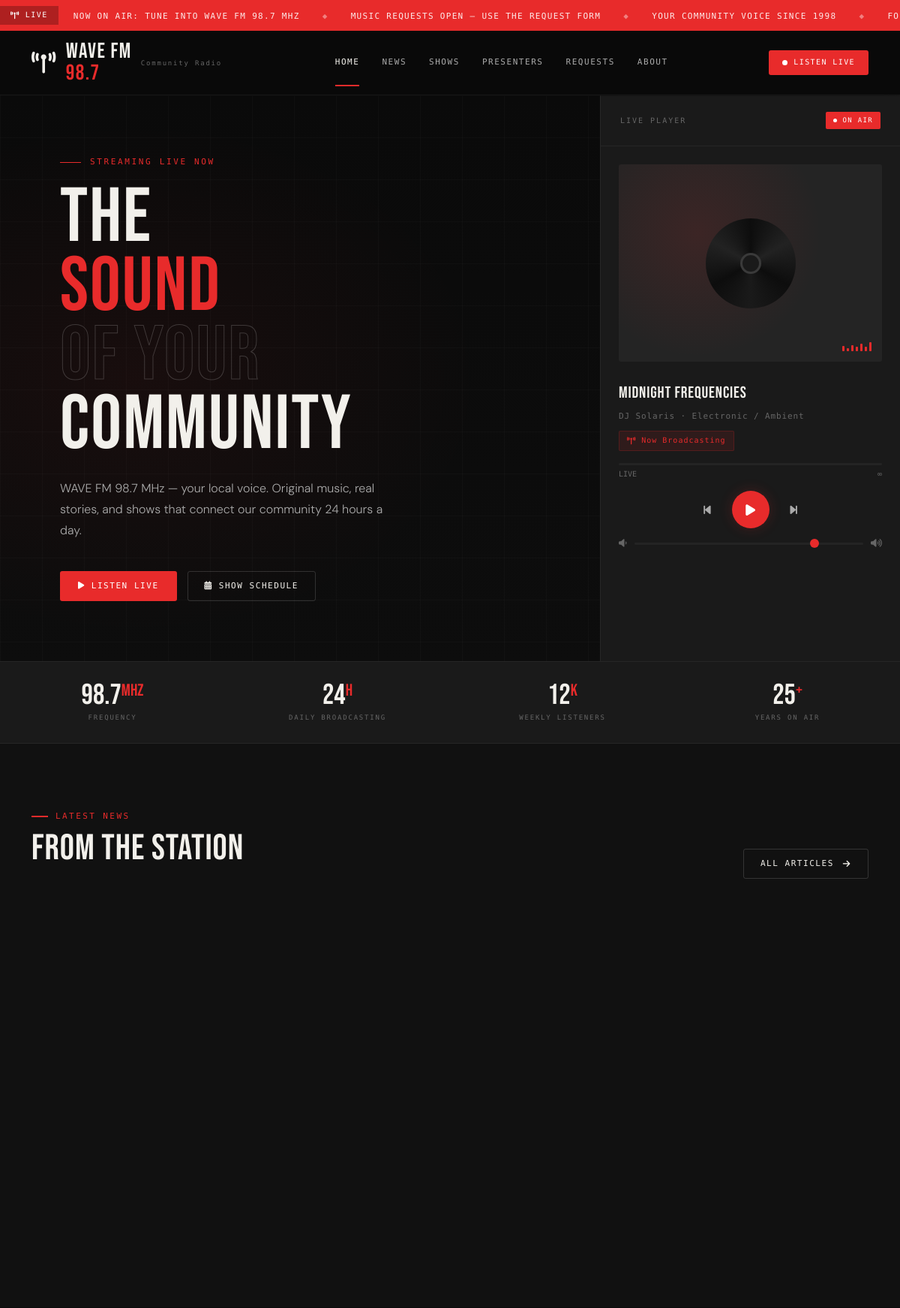
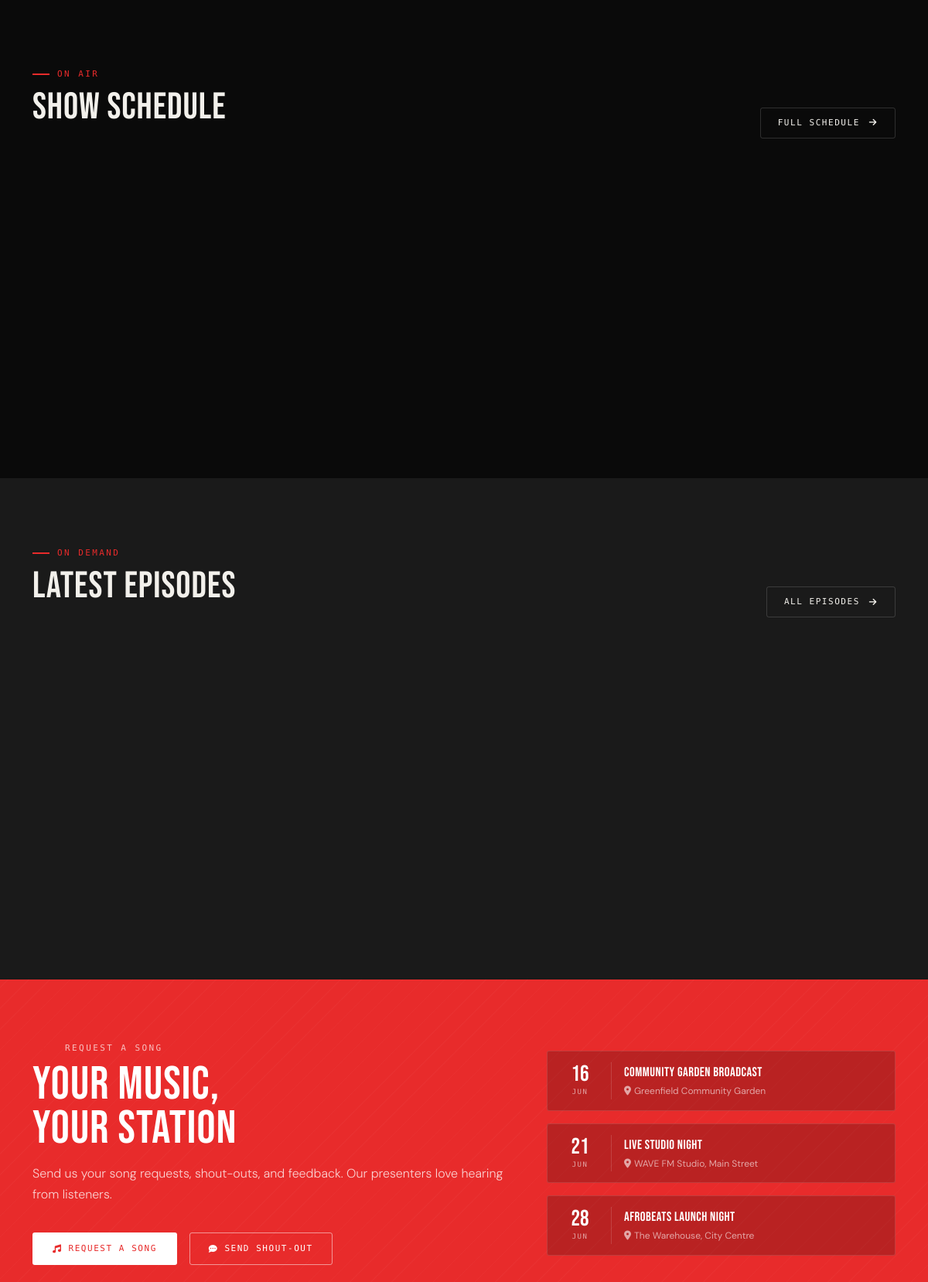
The page / (upper part) on the database its author committed (2 pictures, top to bottom).
### tables this page shows
CREATE TABLE `settings` (
  `id`          INT UNSIGNED AUTO_INCREMENT PRIMARY KEY,
  `setting_key` VARCHAR(80)  NOT NULL UNIQUE,
  `setting_val` TEXT         NOT NULL,
  `label`       VARCHAR(120) NOT NULL,
  `group_name`  VARCHAR(60)  NOT NULL DEFAULT 'general',
  `updated_at`  TIMESTAMP    NOT NULL DEFAULT CURRENT_TIMESTAMP ON UPDATE CURRENT_TIMESTAMP
);

CREATE TABLE `events` (
  `id`          INT UNSIGNED AUTO_INCREMENT PRIMARY KEY,
  `title`       VARCHAR(200) NOT NULL,
  `description` TEXT         DEFAULT NULL,
  `location`    VARCHAR(200) DEFAULT NULL,
  `event_date`  DATE         NOT NULL,
  `start_time`  TIME         DEFAULT NULL,
  `end_time`    TIME         DEFAULT NULL,
  `is_featured` TINYINT(1)   NOT NULL DEFAULT 0,
  `created_by`  INT UNSIGNED NOT NULL,
  `created_at`  TIMESTAMP    NOT NULL DEFAULT CURRENT_TIMESTAMP,
  FOREIGN KEY (`created_by`) REFERENCES `users`(`id`) ON DELETE RESTRICT,
  INDEX `idx_date` (`event_date`)
);

### app/views/home/index.php (the view, shortened to what the rows shown need)
<section class="hero">
  <div class="hero-bg"></div>
  <div class="hero-grid"></div>
  <div class="hero-content">
    <div class="hero-eyebrow">Streaming Live Now</div>
    <h1 class="hero-title">
      THE<br>
      <span class="accent">SOUND</span><br>
      <span class="stroke">OF YOUR</span><br>
      COMMUNITY
    </h1>
    <p class="hero-sub">
      <?= htmlspecialchars($siteName) ?> <?= htmlspecialchars($siteFrequency) ?> MHz — your local voice.
      Original music, real stories, and shows that connect our community 24 hours a day.
    </p>
    <div class="hero-actions">
      <button class="btn-red" onclick="toggleHeroPlay()">
        <i class="fas fa-play" id="heroPlayIcon"></i> Listen Live
      </button>
      <a href="<?= BASE_URL ?>shows" class="btn-outline">
        <i class="fas fa-calendar-alt"></i> Show Schedule
      </a>
    </div>
  </div>
  <div class="player-col">
    <div class="player-header">
      <span class="player-header-label">Live Player</span>
      <span class="on-air-badge"><span class="dot"></span> On Air</span>
    </div>
    <div class="vinyl-wrap">
      <div class="vinyl-disc" id="vinylDisc"></div>
      <div class="eq-visual">
        <?php foreach([0.5,0.7,0.4,0.8,0.6,0.45,0.75] as $d): ?>
        <div class="eq-bar" style="--d:<?= $d ?>s;height:<?= rand(20,80) ?>%"></div>
        <?php endforeach; ?>
      </div>
    </div>
    <div class="np-info">
      <div class="np-song" id="npSong">Midnight Frequencies</div>
      <div class="np-artist" id="npArtist">DJ Solaris · Electronic / Ambient</div>
      <div class="np-show"><i class="fas fa-broadcast-tower"></i> Now Broadcasting</div>
    </div>
    <div class="player-progress">
      <div class="progress-track">
      </div>
      <div class="time-row">
        <span>LIVE</span>
        <span>∞</span>
      </div>
    </div>
    <div class="player-btns">
      <button class="pbtn" title="Previous" onclick="showToast('Previous track not available on live stream.','info')">
        <i class="fas fa-backward-step"></i>
      </button>
      <button class="pbtn pbtn-main" id="mainPlayBtn" onclick="toggleHeroPlay()">
        <i class="fas fa-play" id="mainPlayIcon"></i>
      </button>
      <button class="pbtn" title="Next" onclick="showToast('Next track not available on live stream.','info')">
        <i class="fas fa-forward-step"></i>
      </button>
    </div>
    <div class="vol-row">
      <i class="fas fa-volume-low"></i>
      <input type="range" id="mainVolSlider" min="0" max="1" step="0.05" value="0.8" oninput="setStreamVol(this.value)">
      <i class="fas fa-volume-high"></i>
    </div>
  </div>
</section>
<div class="stats-bar">
  <div class="row g-0">
    <div class="col-6 col-md-3">
      <div class="stat-cell">
        <div class="stat-num"><?= htmlspecialchars($siteFrequency) ?><sup>MHz</sup></div>
        <div class="stat-lbl">Frequency</div>
      </div>
    </div>
    <div class="col-6 col-md-3">
      <div class="stat-cell">
        <div class="stat-num">24<sup>h</sup></div>
        <div class="stat-lbl">Daily Broadcasting</div>
      </div>
    </div>
    <div class="col-6 col-md-3">
      <div class="stat-cell">
        <div class="stat-num">12<sup>K</sup></div>
        <div class="stat-lbl">Weekly Listeners</div>
      </div>
    </div>
    <div class="col-6 col-md-3">
      <div class="stat-cell">
        <div class="stat-num">25<sup>+</sup></div>
        <div class="stat-lbl">Years On Air</div>
      </div>
    </div>
  </div>
</div>
<section class="section section-dark">
  <div class="container">
    <div class="row align-items-end section-head">
      <div class="col-md-8">
        <div class="section-label">Latest News</div>
        <h2 class="section-title">From the Station</h2>
      </div>
      <div class="col-md-4 text-md-end mt-3 mt-md-0">
        <a href="<?= BASE_URL ?>news" class="btn-outline">All Articles <i class="fas fa-arrow-right ms-1"></i></a>
      </div>
    </div>
    <?php if (empty($featured_news)): ?>
      <div class="text-center py-5">
        <i class="fas fa-newspaper fa-3x mb-3" style="color:var(--mid)"></i>
        <p style="color:var(--muted)">No news articles published yet.</p>
      </div>
    <?php else: ?>
    <div class="row g-4">
    </div>
    <?php endif; ?>
  </div>
</section>
<section class="section">
  <div class="container">
    <div class="row align-items-end section-head">
      <div class="col-md-8">
        <div class="section-label">On Air</div>
        <h2 class="section-title">Show Schedule</h2>
      </div>
      <div class="col-md-4 text-md-end mt-3 mt-md-0">
        <a href="<?= BASE_URL ?>shows" class="btn-outline">Full Schedule <i class="fas fa-arrow-right ms-1"></i></a>
      </div>
    </div>
  </div>
</section>
<section class="section section-dark2">
  <div class="container">
    <div class="row align-items-end section-head">
      <div class="col-md-8">
        <div class="section-label">On Demand</div>
        <h2 class="section-title">Latest Episodes</h2>
      </div>
      <div class="col-md-4 text-md-end mt-3 mt-md-0">
        <a href="<?= BASE_URL ?>shows" class="btn-outline">All Episodes <i class="fas fa-arrow-right ms-1"></i></a>
      </div>
    </div>
    <div class="row g-4">
    </div>
  </div>
</section>
<section class="cta-section">
  <div class="container">
    <div class="row align-items-center">
      <div class="col-lg-7 mb-4 mb-lg-0">
        <div class="section-label" style="color:rgba(255,255,255,0.7)"><span style="background:rgba(255,255,255,0.4)"></span>Request a Song</div>
        <h2 class="cta-title">YOUR MUSIC,<br>YOUR STATION</h2>
        <p class="cta-sub">Send us your song requests, shout-outs, and feedback. Our presenters love hearing from listeners.</p>
        <div class="d-flex gap-3 flex-wrap">
          <a href="<?= BASE_URL ?>requests" class="btn-white">
            <i class="fas fa-music"></i> Request a Song
          </a>
          <a href="<?= BASE_URL ?>requests#shoutout" class="btn-white-outline">
            <i class="fas fa-comment-dots"></i> Send Shout-Out
          </a>
        </div>
      </div>
      <div class="col-lg-5">
        <div class="row g-3">
          <?php foreach ($upcoming_events as $event): ?>
          <div class="col-12">
            <div style="background:rgba(0,0,0,0.2);border:1px solid rgba(255,255,255,0.12);border-radius:3px;padding:14px 18px;display:flex;align-items:center;gap:16px">
              <div style="text-align:center;min-width:48px">
                <div style="font-family:var(--font-display);font-size:1.8rem;color:#fff;line-height:1"><?= date('j', strtotime($event['event_date'])) ?></div>
                <div style="font-family:var(--font-mono);font-size:9px;letter-spacing:0.15em;text-transform:uppercase;color:rgba(255,255,255,0.6)"><?= date('M', strtotime($event['event_date'])) ?></div>
              </div>
              <div style="border-left:1px solid rgba(255,255,255,0.15);padding-left:16px;flex:1;min-width:0">
                <div style="font-family:var(--font-display);font-size:1.05rem;letter-spacing:0.03em;color:#fff;white-space:nowrap;overflow:hidden;text-overflow:ellipsis"><?= htmlspecialchars($event['title']) ?></div>
                <?php if ($event['location']): ?>
                <div style="font-size:12px;color:rgba(255,255,255,0.6)"><i class="fas fa-location-dot me-1"></i><?= htmlspecialchars($event['location']) ?></div>
                <?php endif; ?>
              </div>
            </div>
          </div>
          <?php endforeach; ?>
        </div>
      </div>
    </div>
  </div>
</section>

### app/helpers/Router.php (shortened to what the rows shown need)
<?php
class Router
{
    private array $routes = [];
    public function add(string $method, string $pattern, callable|array $handler): void
    {
        $this->routes[] = compact('method', 'pattern', 'handler');
    }
    public function dispatch(): void
    {
        $method = $_SERVER['REQUEST_METHOD'];
        $uri    = parse_url($_SERVER['REQUEST_URI'], PHP_URL_PATH);
        $basePath = rtrim(parse_url(BASE_URL, PHP_URL_PATH), '/');
        if ($basePath && str_starts_with($uri, $basePath)) {
            $uri = substr($uri, strlen($basePath));
        }
        $uri = '/' . ltrim($uri, '/');
        foreach ($this->routes as $route) {
            if ($route['method'] !== 'ANY' && $route['method'] !== $method) continue;
            $pattern = preg_replace('/\/:([a-zA-Z_]+)/', '/(?P<$1>[^/]+)', $route['pattern']);
            $pattern = '#^' . $pattern . '$#';
            if (preg_match($pattern, $uri, $matches)) {
                $params = array_filter($matches, 'is_string', ARRAY_FILTER_USE_KEY);
                $handler = $route['handler'];
                if (is_array($handler)) {
                    [$controllerClass, $actionMethod] = $handler;
                    $controller = new $controllerClass();
                    $action     = $actionMethod;
                    call_user_func_array([$controller, $action], array_values($params));
                } else {
                    call_user_func_array($handler, array_values($params));
                }
                return;
            }
        }
    }
}

### app/views/main_layout.php (shortened to what the rows shown need)
<!DOCTYPE html>
<html lang="en">
<head>
<link rel="stylesheet" href="https://cdnjs.cloudflare.com/ajax/libs/bootstrap/5.3.2/css/bootstrap.min.css">
<link rel="stylesheet" href="https://cdnjs.cloudflare.com/ajax/libs/font-awesome/6.5.1/css/all.min.css">
<link rel="stylesheet" href="<?= ASSET_URL ?>css/style.css">
</head>
<body>
<div class="ticker-bar" aria-live="polite" aria-label="Station ticker">
  <div class="ticker-inner">
    <span class="ticker-label"><i class="fas fa-broadcast-tower"></i> LIVE</span>
    <div class="ticker-wrap">
      <div class="ticker-move" id="tickerContent">
        <span>NOW ON AIR: Tune into <?= htmlspecialchars($siteName) ?> <?= htmlspecialchars($siteFrequency) ?> MHz</span>
        <span class="sep">◆</span>
        <span>MUSIC REQUESTS OPEN — USE THE REQUEST FORM</span>
        <span class="sep">◆</span>
        <span><?= htmlspecialchars($siteTagline) ?></span>
        <span class="sep">◆</span>
        <span>FOLLOW US ON SOCIAL MEDIA FOR UPDATES</span>
      </div>
    </div>
  </div>
</div>
<nav class="navbar navbar-expand-lg sticky-top" id="mainNav">
  <div class="container">
    <a class="navbar-brand" href="<?= BASE_URL ?>">
      <?php $logo = $this->settings->get('station_logo'); ?>
      <?php if ($logo): ?>
        <img src="<?= UPLOAD_URL . htmlspecialchars($logo) ?>" alt="<?= htmlspecialchars($siteName) ?> Logo" class="navbar-logo" width="50px" height="50px">
      <?php else: ?>
        <i class="fas fa-broadcast-tower"></i>
      <?php endif; ?>
      <span class="brand-text"><?= htmlspecialchars($siteName) ?> <span class="freq"><?= htmlspecialchars($siteFrequency) ?></span></span>
      <small>Community Radio</small>
    </a>
    <div class="collapse navbar-collapse" id="navbarMain">
      <ul class="navbar-nav mx-auto mb-2 mb-lg-0">
        <li class="nav-item"><a class="nav-link<?= (strpos($_SERVER['REQUEST_URI'],'news') === false && strpos($_SERVER['REQUEST_URI'],'shows') === false && strpos($_SERVER['REQUEST_URI'],'presenters') === false && strpos($_SERVER['REQUEST_URI'],'requests') === false && strpos($_SERVER['REQUEST_URI'],'about') === false) ? ' active' : '' ?>" href="<?= BASE_URL ?>">Home</a></li>
        <li class="nav-item"><a class="nav-link<?= (strpos($_SERVER['REQUEST_URI'],'/news') !== false) ? ' active' : '' ?>" href="<?= BASE_URL ?>news">News</a></li>
        <li class="nav-item"><a class="nav-link<?= (strpos($_SERVER['REQUEST_URI'],'/shows') !== false) ? ' active' : '' ?>" href="<?= BASE_URL ?>shows">Shows</a></li>
        <li class="nav-item"><a class="nav-link<?= (strpos($_SERVER['REQUEST_URI'],'/presenters') !== false) ? ' active' : '' ?>" href="<?= BASE_URL ?>presenters">Presenters</a></li>
        <li class="nav-item"><a class="nav-link<?= (strpos($_SERVER['REQUEST_URI'],'/requests') !== false) ? ' active' : '' ?>" href="<?= BASE_URL ?>requests">Requests</a></li>
        <li class="nav-item"><a class="nav-link<?= (strpos($_SERVER['REQUEST_URI'],'/about') !== false) ? ' active' : '' ?>" href="<?= BASE_URL ?>about">About</a></li>
      </ul>
      <div class="d-flex align-items-center gap-3">
        <button class="btn-listen" id="navPlayerToggle" onclick="toggleMiniPlayer()" title="Listen Live">
          <span class="live-dot"></span> Listen Live
        </button>
      </div>
    </div>
  </div>
</nav>
<main id="mainContent">
<?= $content ?>
</main>
</body>
</html>

### rows shown on the page
settings: setting_val "WAVE FM"
settings: setting_val "98.7"
settings: setting_val "YOUR COMMUNITY VOICE SINCE 1998"
events: event_date "16", event_date "JUN", title "Community Garden Broadcast", location "Greenfield Community Garden"
events: event_date "21", event_date "JUN", title "Live Studio Night", location "WAVE FM Studio, Main Street"
events: event_date "28", event_date "JUN", title "Afrobeats Launch Night", location "The Warehouse, City Centre"
